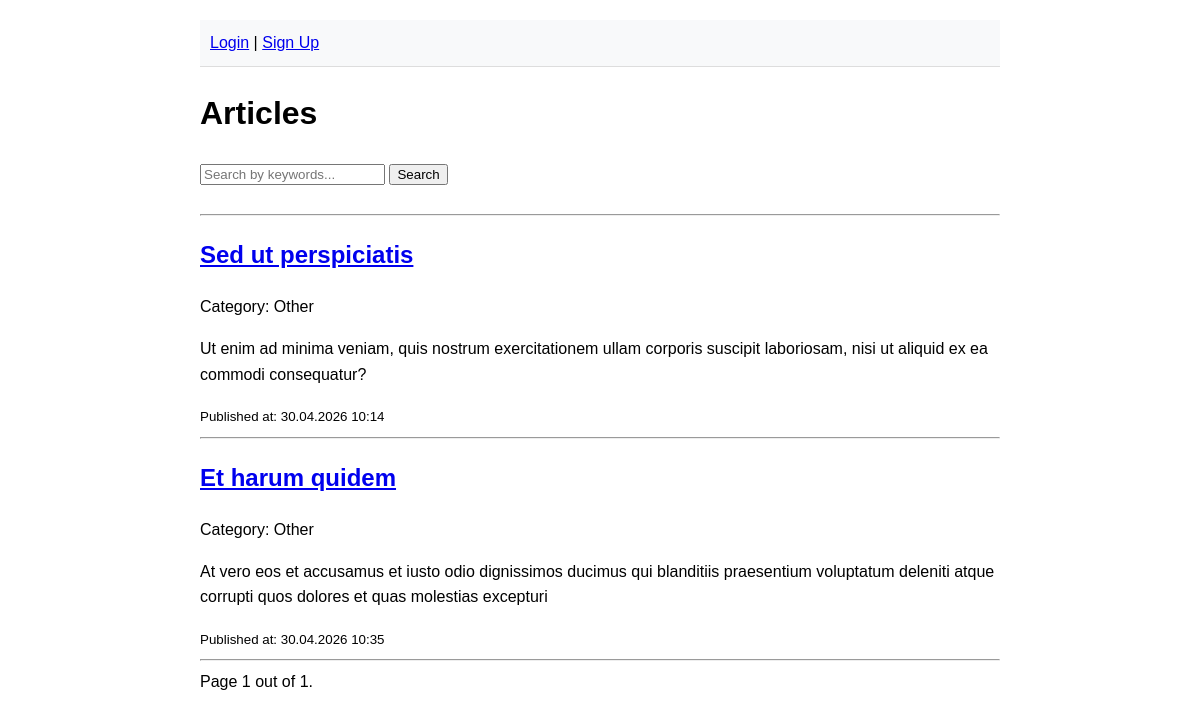
The page /articles/ on the database as committed earlier.
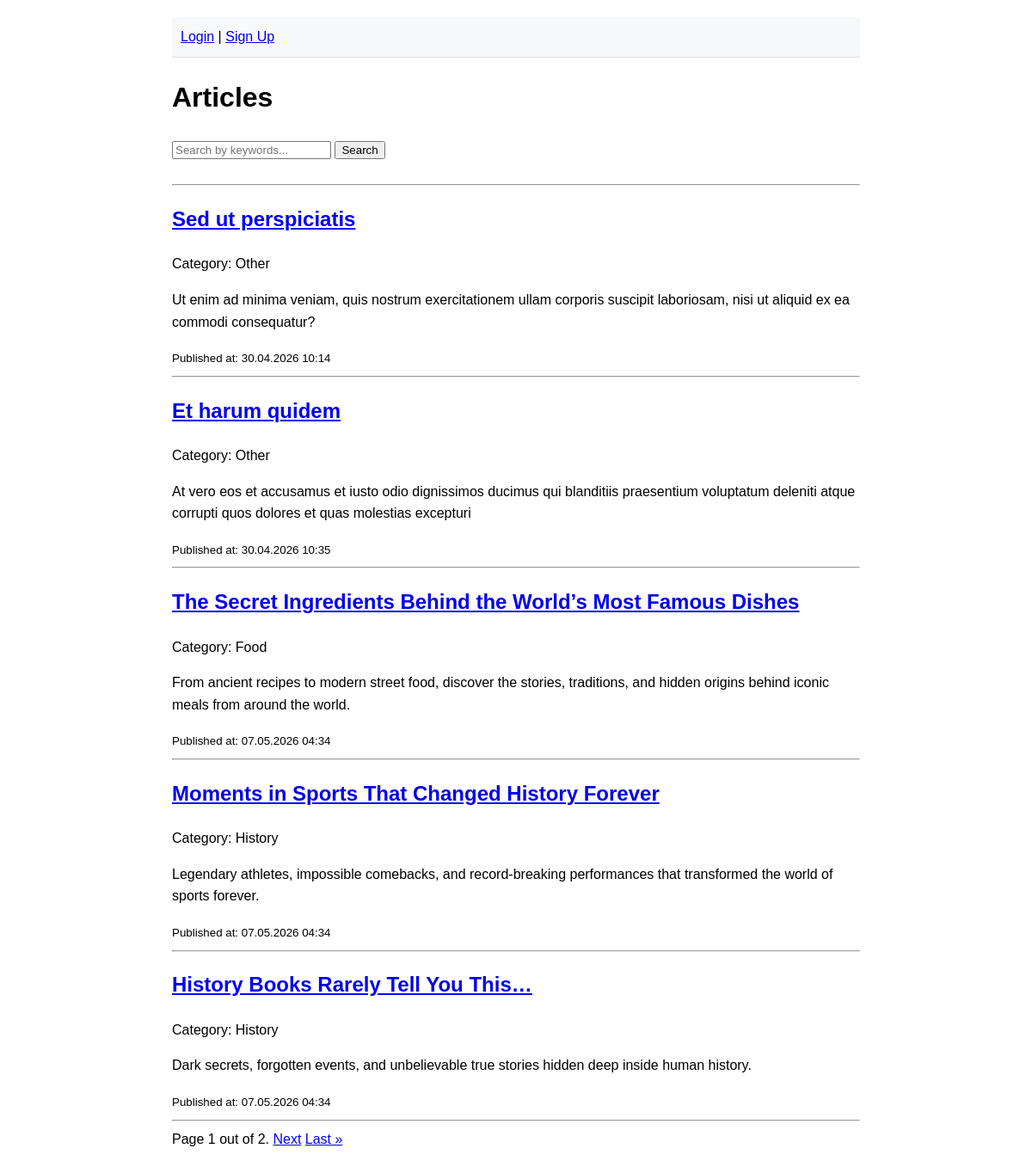
The same page on the database as committed later.
### blog/models.py (models this page shows, shortened)
class Article(models.Model):
    id = models.AutoField(primary_key=True)
    title = models.CharField(max_length=255)
    content = models.TextField()
    publish_date = models.DateTimeField(auto_now_add=True)
    category = models.ForeignKey(
        Category, on_delete=models.CASCADE, related_name="articles"
    )

class Category(models.Model):
    id = models.AutoField(primary_key=True)
    name = models.CharField(max_length=255)
    description = models.TextField()

### blog/views.py (the view)
# urls.py: path("articles/", views.articles_list, name="article_list"),
def articles_list(request):
    query = request.GET.get("q")
    if query:
        articles = Article.objects.filter(title__icontains=query)
    else:
        articles = Article.objects.all()
    paginator = Paginator(articles, 5)
    page_number = request.GET.get("page")
    page_obj = paginator.get_page(page_number)
    return render(request, "list.html", {"page_obj": page_obj})

### blog/templates/list.html (shortened to what this page needs)
{% extends 'base.html' %}
{% block content %}
<h1>Articles</h1>
<div style="display: flex; gap: 5px;">
  <form
    method="GET"
    action="{% url 'article_list' %}"
    style="margin-bottom: 20px"
  >
    <input
      type="text"
      name="q"
      placeholder="Search by keywords..."
      value="{{ request.GET.q }}"
    />
    <button type="submit">Search</button>
  </form>
</div>
<hr />
<div class="articles">
  {% for article in page_obj %}
  <article>
    <h2><a href="{% url 'article_details' article.id %}">{{ article.title }}</a></h2>
    <p>Category: {{ article.category.name }}</p>
    <p>{{ article.content|truncatewords:30 }}</p>
    <small>Published at: {{ article.publish_date|date:"d.m.Y H:i" }}</small>
  </article>
  <hr />
  {% empty %}
  <p>No articles found!.</p>
  {% endfor %}
</div>
<div class="pagination">
  <span class="step-links">
    <span class="current">
      Page {{ page_obj.number }} out of {{ page_obj.paginator.num_pages }}.
    </span>
    {% if page_obj.has_next %}
    <a
      href="?page={{ page_obj.next_page_number }}{% if request.GET.q %}&q={{ request.GET.q }}{% endif %}"
      >Next</a
    >
    <a
      href="?page={{ page_obj.paginator.num_pages }}{% if request.GET.q %}&q={{ request.GET.q }}{% endif %}"
      >Last &raquo;</a
    >
    {% endif %}
  </span>
</div>
{% endblock %}

### blog/templates/base.html (shortened to what this page needs)
<!doctype html>
<html lang="en">
  <head>
  </head>
  <body>
    <header class="header">
      {% if user.is_authenticated %}
        <span>
          Logged in as: <strong>{{user.username}}</strong>
        </span>
        <form action="{% url 'logout' %}" method="post" style="display: inline; margin-left: 10px;">
          {% csrf_token %}
          <button type="submit">Logout</button>
        </form>
      {% else %}
      <a href="{% url 'login' %}">Login</a> |
      <a href="{% url 'signup' %}">Sign Up</a>
      {% endif %}
    </header>
    <main>{% block content %} {% endblock %}</main>
  </body>
</html>

### blog/templates/base.html (style rules this page uses)
body { font-family: sans-serif; line-height: 1.6; max-width: 800px; margin: 0 auto; padding: 20px; }
button { cursor: pointer; }
.header { background: #f8f9fa; padding: 10px; margin-bottom: 20px; border-bottom: 1px solid #ddd; }

Rows that differ between the two databases and show on the page:
added Article: title "The Secret Ingredients Behind the World’s Most Famous Dishes", category.name "Food", content "From ancient recipes to modern street food, discover the stories, traditions, and hidden origins behind iconic meals from around the world.", publish_date "07.05.2026 04:34"
added Article: title "Moments in Sports That Changed History Forever", category.name "History", content "Legendary athletes, impossible comebacks, and record-breaking performances that transformed the world of sports forever.", publish_date "07.05.2026 04:34"
added Article: title "History Books Rarely Tell You This…", category.name "History", content "Dark secrets, forgotten events, and unbelievable true stories hidden deep inside human history.", publish_date "07.05.2026 04:34"
Other text that changed with them:
{{ page_obj.paginator.num_pages }}: "1" → "2"
text now shown: "Next Last »"
